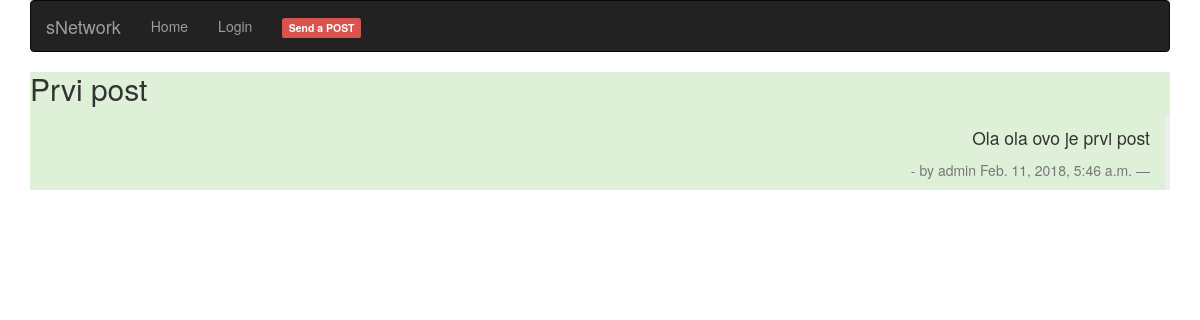
Page /post-1/ on the committed database.
### blogging/models.py (models this page shows)
class Post(models.Model):
    author = models.ForeignKey('auth.User', on_delete=models.SET_NULL, null=True)
    title = models.CharField(max_length=100)
    text = models.TextField()
    date_created = models.DateTimeField(auto_now_add=True)
    def __str__(self):
        return self.title

### blogging/views.py (the view)
# urls.py: path('post-<int:pk>/',views.PostView.as_view(), name='post-detail'),
class PostView(generic.DetailView):
    template_name = "blogging/post_detail.html"
    model = Post

### blogging/templates/blogging/post_detail.html
{% extends 'blogging/base.html' %}
{% block content %}
<div class="p-3 mb-2 bg-success text-white">
    <h2>{{ post }}</h2>
    <blockquote class="blockquote-reverse">
        <p>{{ post.text }}</p>
        <footer> - by {{ post.author }} {{ post.date_created }}</footer>
    </blockquote>
</div>
{% endblock %}

### rows in the picture
Post: title "Prvi post", text "Ola ola ovo je prvi post", author "admin", date_created "Feb. 11, 2018, 5:46 a.m."
